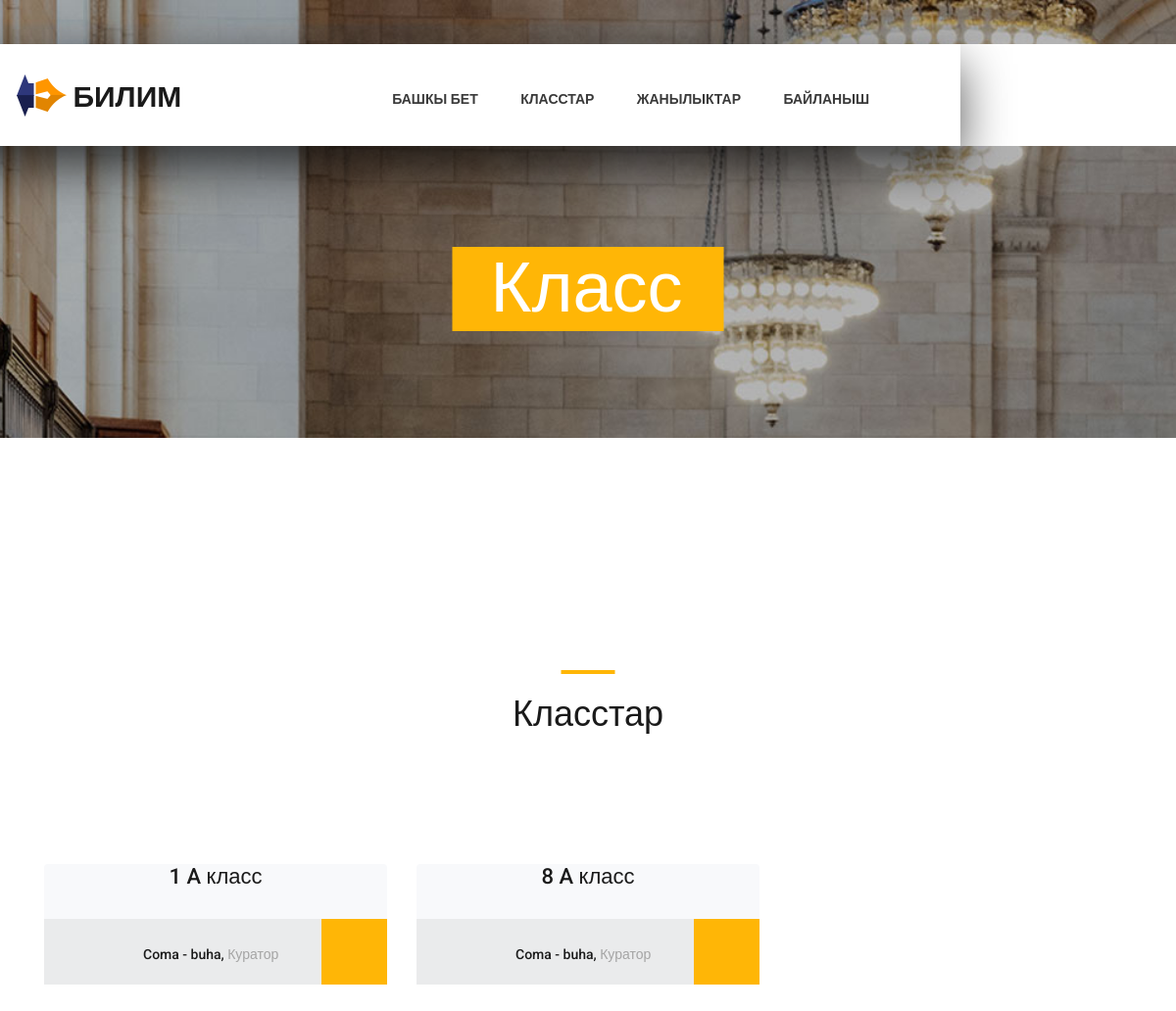
Page /courses/ on the committed database.
### home/models.py (models this page shows, shortened)
class Courses(models.Model):
    li_class = models.ForeignKey(
        List,
        on_delete=models.CASCADE,
        blank=True,
        null=True,
        verbose_name="Класс"
        )
    teacher = models.ForeignKey(
        Teachers,
        on_delete=models.CASCADE,
        blank=True,
        null=True,
        verbose_name="Класс жетекчиси"
        )
    class Meta:
        verbose_name_plural = 'Класстар'
        verbose_name  = 'Класс'

class List(models.Model):
    choice_class = [('1', '1'), ('2', '2'), ('3', '3'), ('4', '4'),
                    ('5', '5'), ('6', '6'), ('7', '7'), ('8', '8'),
                    ('9', '9'), ('10', '10'), ('11', '11')]
    list_class = models.CharField(choices=choice_class, max_length=10, default=None, null=True, verbose_name="Класс")
    name = [('A', 'А'), ('Б', 'Б')]
    letter_class = models.CharField(choices=name, max_length=10, default=None, null=True)
    class Meta:
        verbose_name = "класс кошуу"
        verbose_name_plural = 'класстарды кошуу'
        ordering = ['-id']
    def __str__(self):
        return f'{self.list_class} {self.letter_class} класс'

class Teachers(models.Model):
    first_name = models.CharField(
        max_length=250,
        verbose_name="Аты"
        )
    last_name = models.CharField(
        max_length=250,
        verbose_name="Фамилиясы"
        )
    sub = models.CharField(
        max_length=250,
        verbose_name="Окутатурган сабагы"
        )
    image = models.ImageField(
        upload_to='images'
        )
    def __str__(self):
        return f'{self.first_name} - {self.last_name}'
    class Meta:
        verbose_name_plural = 'Мугалимдер'

### home/views.py (the view)
# urls.py: path('courses/', views.courses, name='courses'),
def courses(request):
    course = Courses.objects.all()
    return render(request, 'courses.html', {'course': course})

### templates/courses.html (shortened to what this page needs)
{% extends 'base.html' %}
{% load static %}
{% block content %}
<div class="super_container">
	<div class="home">
		<div class="home_background_container prlx_parent">
			<div class="home_background prlx" style="background-image:url({% static 'images/courses_background.jpg' %})"></div>
		</div>
		<div class="home_content">
			<h1>Класс</h1>
		</div>
	</div>
	<div class="popular page_section">
		<div class="container">
			<div class="row">
				<div class="col">
					<div class="section_title text-center">
						<h1>Класстар</h1>
					</div>
				</div>
			</div>
			<div class="row course_boxes">
				{% for c in course %}
				<div class="col-lg-4 course_box">
					<div class="card">
						<div class="card-body text-center">
							<div class="card-title"><a href="">{{c.li_class}}</a></div>
						</div>
						<div class="price_box d-flex flex-row align-items-center">
							<div class="course_author_image">
							</div>
							<div class="course_author_name">{{c.teacher}}, <span>Куратор</span></div>
							<div class="course_price d-flex flex-column align-items-center justify-content-center"></div>
						</div>
					</div>
				</div>
				{% endfor %}
			</div>
		</div>
	</div>
</div>
{% endblock %}

### static/styles/main_styles.css (style rules this page uses)
* { margin: 0; padding: 0; -webkit-font-smoothing: antialiased; -webkit-text-shadow: rgba(0,0,0,.01) 0 0 1px; text-shadow: rgba(0,0,0,.01) 0 0 1px; }
body { font-family: 'Roboto', sans-serif; font-size: 14px; font-weight: 400; background: #FFFFFF; color: #a5a5a5; }
div { display: block; position: relative; -webkit-box-sizing: border-box; -moz-box-sizing: border-box; box-sizing: border-box; }
a, a:hover, a:visited, a:active, a:link { text-decoration: none; -webkit-font-smoothing: antialiased; -webkit-text-shadow: rgba(0,0,0,.01) 0 0 1px; text-shadow: rgba(0,0,0,.01) 0 0 1px; }
h1 { font-size: 36px; }
h1, h2, h3, h4, h5, h6 { font-family: 'Roboto', sans-serif; -webkit-font-smoothing: antialiased; -webkit-text-shadow: rgba(0,0,0,.01) 0 0 1px; text-shadow: rgba(0,0,0,.01) 0 0 1px; }
.super_container { width: 100%; overflow: hidden; }
.prlx_parent { overflow: hidden; }
.prlx { height: 130% !important; }
.home { width: 100%; height: 2px; }
.page_section { margin-top: 120px; padding-top: 117px; padding-bottom: 117px; }
.section_title h1 { display: block; color: #1a1a1a; font-weight: 500; padding-top: 24px; }
.section_title h1::before { display: block; position: absolute; top: 0; left: 50%; -webkit-transform: translateX(-50%); -moz-transform: translateX(-50%); -ms-transform: translateX(-50%); -o-transform: translateX(-50%); transform: translateX(-50%); width: 55px; height: 4px; content: ''; background: #ffb606; }
.course_boxes { margin-top: 68px; }
.card { display: block; background: #f8f9fb; border: none; }
.card-body { padding-top: 0px; padding-bottom: 0px; padding-left: 15px; padding-right: 15px; }
.card-title { margin-top: 55px; }
.card-title a { font-size: 22px; font-weight: 500; color: #1a1a1a; line-height: 1.2; }
.price_box { width: 100%; height: 67px; background: #eaebec; margin-top: 41px; padding-left: 35px; }
.course_author_image { width: 46px; height: 46px; border-radius: 50%; overflow: hidden; }
.course_author_name { font-size: 14px; font-weight: 500; color: #1a1a1a; padding-left: 20px; margin-top: 7px; }
.course_author_name span { color: #a5a5a5; }
.course_price { width: 67px; height: 67px; background: #ffb606; margin-left: auto; }

### static/styles/elements_styles.css (style rules this page uses)
* { margin: 0; padding: 0; -webkit-font-smoothing: antialiased; -webkit-text-shadow: rgba(0,0,0,.01) 0 0 1px; text-shadow: rgba(0,0,0,.01) 0 0 1px; }
body { font-family: 'Roboto', sans-serif; font-size: 14px; font-weight: 400; background: #FFFFFF; color: #a5a5a5; }
div { display: block; position: relative; -webkit-box-sizing: border-box; -moz-box-sizing: border-box; box-sizing: border-box; }
a, a:hover, a:visited, a:active, a:link { text-decoration: none; -webkit-font-smoothing: antialiased; -webkit-text-shadow: rgba(0,0,0,.01) 0 0 1px; text-shadow: rgba(0,0,0,.01) 0 0 1px; }
h1 { font-size: 36px; }
h1, h2, h3, h4, h5, h6 { font-family: 'Roboto', sans-serif; -webkit-font-smoothing: antialiased; -webkit-text-shadow: rgba(0,0,0,.01) 0 0 1px; text-shadow: rgba(0,0,0,.01) 0 0 1px; }
.super_container { width: 100%; overflow: hidden; }
.prlx_parent { overflow: hidden; }
.prlx { height: 130% !important; }
.home { width: 100%; height: 447px; }
.home_background_container { position: absolute; top: 0; left: 0; width: 100%; height: 100%; }
.home_background { width: 100%; height: 100%; background-repeat: no-repeat; background-size: cover; background-position: center center; }
.home_content { position: absolute; left: 50%; bottom: 109px; -webkit-transform: translateX(-50%); -moz-transform: translateX(-50%); -ms-transform: translateX(-50%); -o-transform: translateX(-50%); transform: translateX(-50%); background: #ffb606; padding-top: 24px; padding-bottom: 18px; padding-left: 39px; padding-right: 42px; }
.home_content h1 { font-size: 72px; font-weight: 400; color: #FFFFFF; line-height: 0.5; white-space: nowrap; }
.page_section { padding-top: 117px; padding-bottom: 117px; }
.section_title h1 { display: block; color: #1a1a1a; font-weight: 500; padding-top: 24px; }
.section_title h1::before { display: block; position: absolute; top: 0; left: 50%; -webkit-transform: translateX(-50%); -moz-transform: translateX(-50%); -ms-transform: translateX(-50%); -o-transform: translateX(-50%); transform: translateX(-50%); width: 55px; height: 4px; content: ''; background: #ffb606; }

### static/styles/teachers_responsive.css (style rules this page uses)
@media only screen and (max-width: 1280px) { .card-title { font-size: 20px; } }

### static/styles/responsive.css (style rules this page uses)
@media only screen and (max-width: 1280px) { .card-title { font-size: 20px; } }

### static/styles/courses_responsive.css (style rules this page uses)
@media only screen and (max-width: 1280px) { .card-title { font-size: 20px; } }

### rows in the picture
Courses: li_class "1 A класс", teacher "Coma - buha"
Courses: li_class "8 A класс", teacher "Coma - buha"
